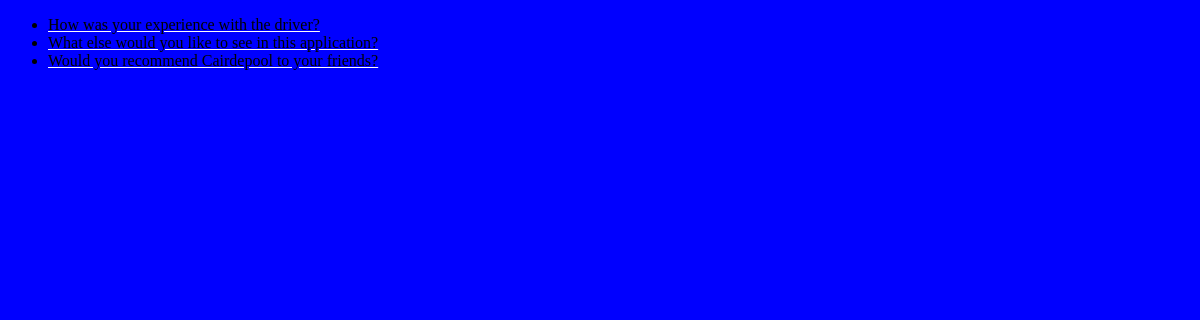
The page /feedback/ on the database its author committed.
### feedback/models.py (models this page shows, shortened)
class Suggestion(models.Model):
    suggestion_box = models.CharField(max_length=200)
    pub_date = models.DateTimeField('date published')

### feedback/views.py (the view)
# urls.py: path('', views.IndexView.as_view(), name='index'),
class IndexView(generic.ListView):
    template_name = 'polls/index.html'
    context_object_name = 'latest_suggestion_list'
    def get_queryset(self):
        return Suggestion.objects.filter(
            pub_date__lte=timezone.now()
        ).order_by('-pub_date')[:5]

### feedback/templates/polls/index.html (shortened to what this page needs)
<!DOCTYPE html>
<html lang="en">
<head>
    {% load static %}
    <link rel="stylesheet" href="{% static 'polls/style.css' %}">
</head>
<body>
        {% if latest_suggestion_list %}
            <ul>
            {% for suggestion in latest_suggestion_list %}
                <li><a href="{% url 'feedback:detail' suggestion.id %}">{{ suggestion.suggestion_box }}</a></li>
            {% endfor %}
            </ul>
        {% else %}
            <p>No polls are available.</p>
        {% endif %}
</body>
</html>

### feedback/static/polls/style.css (style rules this page uses)
li a { color: black; align-content: center; text-decoration-color: snow; }
body { background: blue url("../../../static/img/irish_landscape.jpg") no-repeat; }

### rows shown on the page
Suggestion: suggestion_box "How was your experience with the driver?"
Suggestion: suggestion_box "What else would you like to see in this application?"
Suggestion: suggestion_box "Would you recommend Cairdepool to your friends?"
